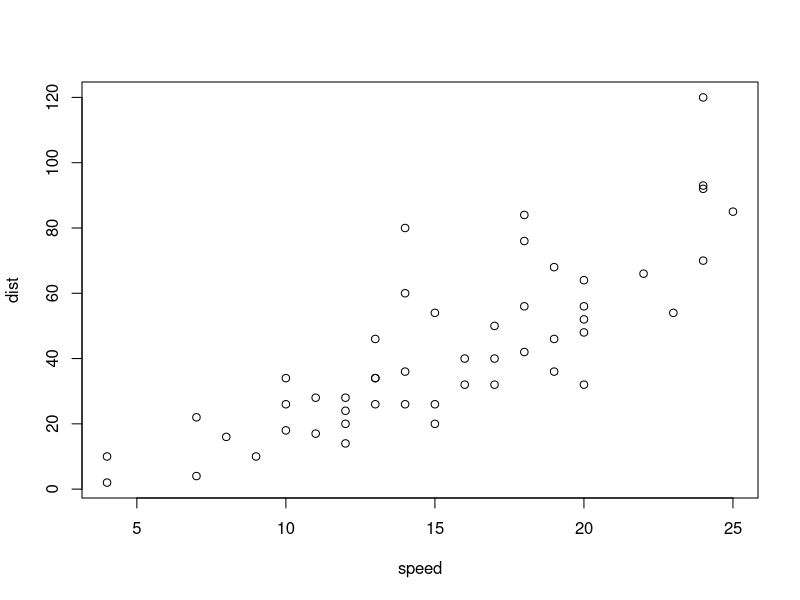
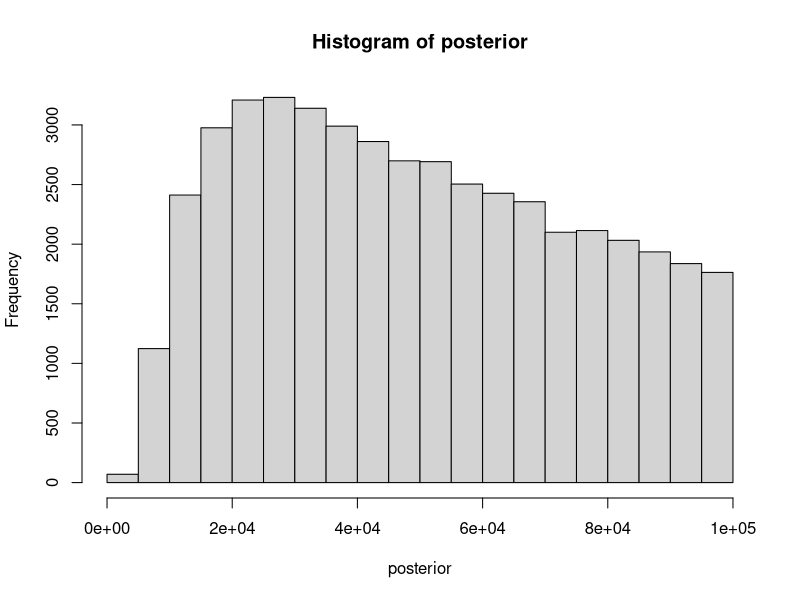
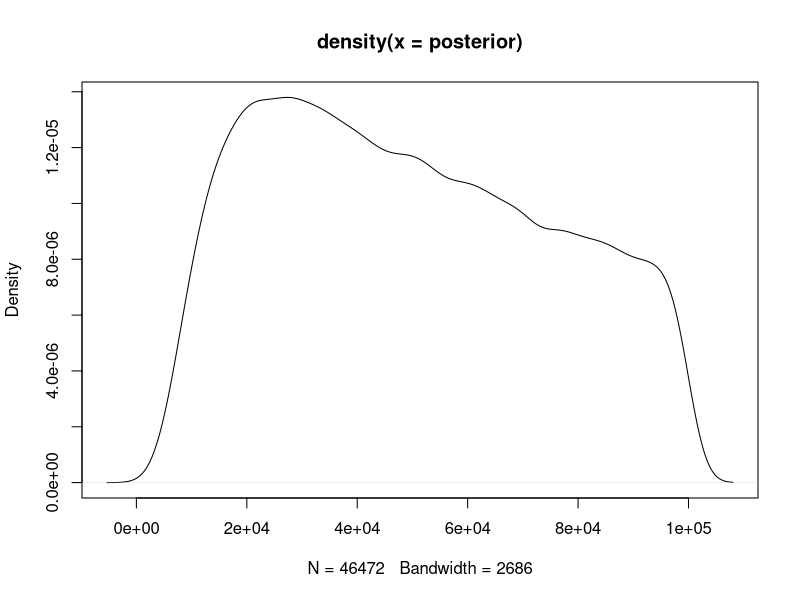
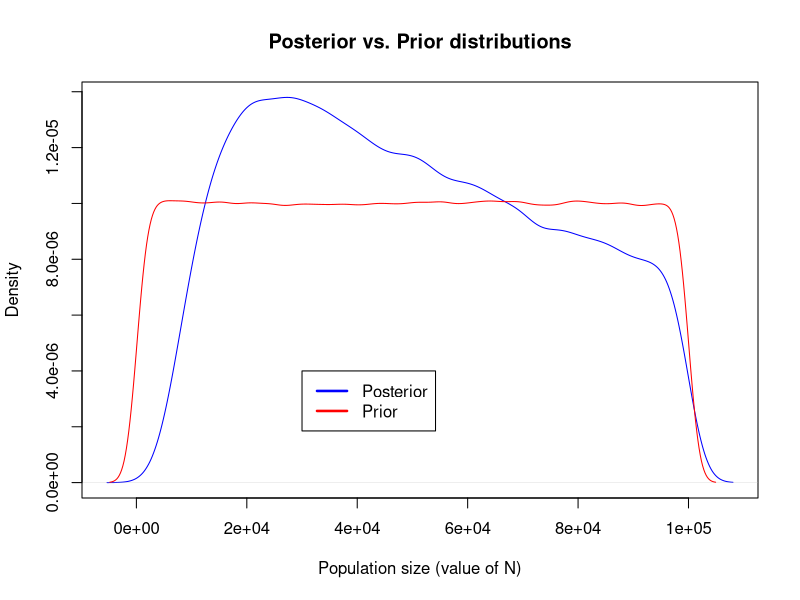

Write the R code that produced these figures, in order.
## ---- chunk 1
summary(cars)
## ---- chunk 2
plot(cars)
## ---- chunk 3
getwd()
setwd("C:\\Users\\Hayley\\eeb201hayleystansell")
getwd()

#?runif
#try simulating the coin flip thing from class
#prior<- runif(1e6)
#D_sim<- rbinom(n=1e6, size=100, p=prior)
#plot(D_sim)
#This produces a "black block", x-axis going from 0 to 1e6, y-axis going from 0 to 100....
#?plot
#how is a number the prior distribution???? 
prior<- runif(n=1e6, min = 100, max = 100000)
#prior
#plot(prior) #looks correct in terms of axes
#
## ---- chunk 4
rate<- 1/(prior)
mostrecent<- rexp(1e6, rate)
#######DOES NOT NEED TO BE A LOOP!, R automatically takes each value of "prior" and plugs it in in order to the "mostrecent" vector
#######Follows that NEITHER DOES NEXT STEP
#mostrecent
length(mostrecent)
## ---- chunk 5
ratemu<- 1e-3
snpnumber<- rpois(1e6, mostrecent*ratemu*2)
#snpnumber
max(snpnumber)
length(snpnumber)
## ---- chunk 6
sims<- cbind(prior, snpnumber)
simslower<- subset(sims, sims[,2]>45)
simsupper<- subset(simslower, simslower[,2]<55)
posterior<-simsupper[,1]
#posterior
max(posterior)
min(posterior)
hist(posterior)
density(posterior)
plot(density(posterior))
## ---- chunk 7
density(posterior)
plot(density(posterior), main= "Posterior vs. Prior distributions", xlab= "Population size (value of N)", col= "blue")
density(prior)
#?lines
# "lines() adds a line to an existing plot --- lines(namevector, col = color)
lines(density(prior), col= "red")
#?legend
legend(3e04,4e-06, # places a legend at the appropriate place 
       c("Posterior", "Prior"), # puts text in the legend
       
       lty=c(1,1), # gives the legend appropriate symbols (lines)
       
       lwd=c(2.5,2.5),col=c("blue", "red")) # gives the legend lines the correct color and width
## ---- chunk 8
median(posterior)
## ---- chunk 9
?quantile
quantile(posterior, c(0.025, 0.975))

